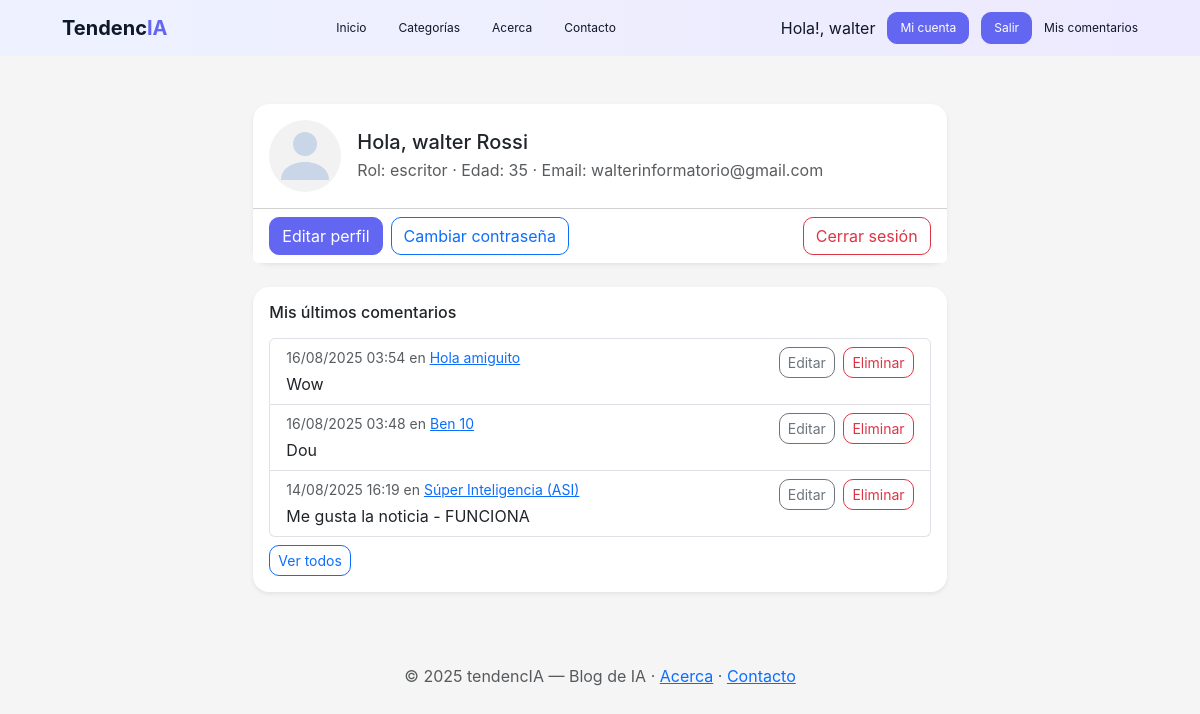
/usuarios/profile/ (signed in), run on the app's committed database.
### apps/usuarios/models.py (models this page shows, shortened)
class Usuario(AbstractUser):
    avatar = models.ImageField(upload_to='avatars/', blank=True, null=True)
    edad = models.PositiveIntegerField(blank=True, null=True)
    class Rol(models.TextChoices):
        VISITANTE = 'visitante', 'Visitante'
        LECTOR    = 'lector',    'Lector'
        ESCRITOR  = 'escritor',  'Escritor'
        ADMIN     = 'admin',     'Administrador'
    rol = models.CharField(
        max_length=20,
        choices=Rol.choices,
        default=Rol.LECTOR,
    )
    class Meta:
        ordering = ['username']
        verbose_name = 'Usuario'
        verbose_name_plural = 'Usuarios'

### apps/comentarios/models.py (models this page shows, shortened)
class Comentario(models.Model):
    post = models.ForeignKey('posts.Post', on_delete=models.CASCADE, related_name='comentarios')
    usuario = models.ForeignKey(
        settings.AUTH_USER_MODEL,
        on_delete=models.CASCADE,
        related_name='comentarios'
    )
    contenido = models.TextField()
    fecha_hora = models.DateTimeField(auto_now_add=True)
    class Meta:
        ordering = ['-fecha_hora']

### apps/posts/models.py (models this page shows, shortened)
class Post(models.Model):
    titulo = models.CharField(max_length=200)
    resumen = models.CharField(max_length=300)
    contenido = models.TextField()
    fecha_hora = models.DateTimeField(auto_now_add=True)
    autor = models.ForeignKey(
        settings.AUTH_USER_MODEL,
        on_delete=models.CASCADE,
        related_name='posts'
    )
    categorias = models.ManyToManyField(Categoria, related_name='posts', blank=True)
    tags = models.ManyToManyField(Tag, related_name='posts', blank=True)
    imagen = models.ImageField(upload_to='post_images/', blank=True, null=True)
    class Meta:
        ordering = ['-fecha_hora']

### apps/usuarios/views.py (the view)
# urls.py: path("profile/", views.profile, name="profile"),
@login_required
def profile(request):
    ultimos_comentarios = (
        Comentario.objects
        .filter(usuario=request.user)
        .select_related("post")
        .order_by("-fecha_hora")[:5]
    )
    return render(request, "usuarios/profile.html", {
        "ultimos_comentarios": ultimos_comentarios
    })

### apps/usuarios/templates/usuarios/profile.html (shortened to what this page needs)
{% extends "base.html" %}
{% block content %}
<div class="container py-4">
  <div class="row justify-content-center">
    <div class="col-12 col-lg-8">
      <div class="card shadow-sm border-0">
        <div class="card-body d-flex align-items-center gap-3">
          <span class="avatar" style="width:72px;height:72px;border-radius:50%;overflow:hidden;background:#f2f2f2;display:inline-block;">
            {% if request.user.avatar %}
              <img src="{{ request.user.avatar.url }}" alt="Avatar" style="width:100%;height:100%;object-fit:cover;">
            {% else %}
              <svg viewBox="0 0 24 24" width="72" height="72" fill="#c9d6e8">
                <circle cx="12" cy="8" r="4"></circle>
                <path d="M4 20c0-4 4-6 8-6s8 2 8 6"></path>
              </svg>
            {% endif %}
          </span>
          <div>
            <h1 class="h5 mb-1">
              Hola, {{ request.user.get_full_name|default:request.user.username }}
            </h1>
            <div class="text-muted">
              Rol: {{ request.user.rol }} · Edad: {{ request.user.edad }} · Email: {{ request.user.email }}
            </div>
          </div>
        </div>
        <div class="card-footer bg-white">
          <div class="d-flex flex-wrap gap-2 w-100">
            <a class="btn btn-primary" href="{% url 'usuarios:profile_edit' %}">Editar perfil</a>
            <a class="btn btn-outline-primary" href="{% url 'usuarios:password_change' %}">Cambiar contraseña</a>
            <form method="post" action="{% url 'usuarios:logout' %}" class="ms-auto">
              <button class="btn btn-outline-danger" type="submit">Cerrar sesión</button>
            </form>
          </div>
        </div>
      </div>
      <div class="card shadow-sm border-0 mt-4">
        <div class="card-body">
          <h2 class="h6 mb-3">Mis últimos comentarios</h2>
          {% if ultimos_comentarios %}
            <ul class="list-group">
              {% for c in ultimos_comentarios %}
                <li class="list-group-item d-flex justify-content-between align-items-start">
                  <div class="me-3">
                    <div class="small text-muted mb-1">
                      {{ c.fecha_hora|date:"d/m/Y H:i" }} en
                      <a href="{% url 'posts:post_detalle' c.post.pk %}#comentario-{{ c.pk }}">{{ c.post.titulo }}</a>
                    </div>
                    <div>{{ c.contenido|truncatechars:120 }}</div>
                  </div>
                  <div class="text-nowrap">
                    <a class="btn btn-sm btn-outline-secondary" href="{% url 'posts:comentario_editar' c.pk %}">Editar</a>
                    <a class="btn btn-sm btn-outline-danger ms-1" href="{% url 'posts:comentario_eliminar' c.pk %}">Eliminar</a>
                  </div>
                </li>
              {% endfor %}
            </ul>
            <div class="mt-2">
              <a class="btn btn-sm btn-outline-primary" href="{% url 'usuarios:mis_comentarios' %}">Ver todos</a>
            </div>
          {% else %}
            <div class="alert alert-secondary mb-0">Todavía no hiciste comentarios.</div>
          {% endif %}
        </div>
      </div>
    </div>
  </div>
</div>
{% endblock %}

### apps/usuarios/templates/base.html (shortened to what this page needs)
<!DOCTYPE html>
<html lang="es">
<head>
  {% load static %}
  <link href="https://cdn.jsdelivr.net/npm/bootstrap@5.3.3/dist/css/bootstrap.min.css" rel="stylesheet">
  <link rel="stylesheet" href="{% static 'css/site.css' %}">
</head>
<body>
  {% if request.resolver_match %}
  {% if request.resolver_match.url_name != "login" %}
  {% if request.resolver_match.url_name != "register" %}
  <nav class="navbar navbar-expand-lg navbar-dark">
    <div class="container">
      <a class="navbar-brand" href="{% url 'posts:feed' %}">
        Tendenc<span class="logo-ia">IA</span>
      </a>
      <div class="collapse navbar-collapse" id="mainNav">
        <ul class="navbar-nav me-auto">
          <li class="nav-item">
            <a class="nav-link {% if request.resolver_match.url_name == 'feed' %}active{% endif %}"
              href="{% url 'posts:feed' %}">Inicio</a>
          </li>
          <li class="nav-item">
            <a class="nav-link {% if request.resolver_match.url_name == 'categorias' %}active{% endif %}"
              href="{% url 'posts:categorias' %}">Categorías</a>
          </li>
          <li class="nav-item">
            <a class="nav-link {% if request.resolver_match.url_name == 'acerca' %}active{% endif %}"
              href="{% url 'posts:acerca' %}">Acerca</a>
          </li>
          <li class="nav-item">
            <a class="nav-link {% if request.resolver_match.url_name == 'contacto' %}active{% endif %}"
              href="{% url 'posts:contacto' %}">Contacto</a>
          </li>
        </ul>
        <ul class="navbar-nav ms-auto align-items-center">
          <li class="nav-item d-flex align-items-center">
            {% if user.is_authenticated %}
            <span class="navbar-text">Hola!, {{ user.first_name|default:user.username }}</span>
            {% else %}
            <span class="navbar-text">Hola!, visitante</span>
            {% endif %}
          </li>
          {% if user.is_authenticated %}
          <li class="nav-item">
            <a class="btn btn-navbar" href="{% url 'usuarios:profile' %}">Mi cuenta</a>
          </li>
          <li class="nav-item">
            <form method="post" action="{% url 'usuarios:logout' %}" class="d-inline m-0 p-0">
              <button class="btn btn-navbar" type="submit">Salir</button>
            </form>
          </li>
          <li class="nav-item">
            <a class="nav-link {% if request.resolver_match.url_name == 'mis_comentarios' %}active{% endif %}"
              href="{% url 'usuarios:mis_comentarios' %}">Mis comentarios</a>
          </li>
          {% endif %}
        </ul>
      </div>
    </div>
  </nav>
  {% endif %}
  {% endif %}
  {% endif %}
  <main class="container py-4">
    {% block content %}{% endblock %}
  </main>
  <footer class="text-center text-muted py-4">
    © {% now "Y" %} tendencIA — Blog de IA ·
    <a href="{% url 'posts:acerca' %}">Acerca</a> ·
    <a href="{% url 'posts:contacto' %}">Contacto</a>
  </footer>
</body>
</html>

### tendencIA/static/css/site.css (style rules this page uses)
:root { --brand: #F5F5F5; --brand-dark: #F5F5F5; --bg: #F5F5F5; --card: #ffffff; --muted: #475569; --radius: 16px; --shadow: 0 6px 20px rgba(16, 24, 40, .08); --shadow-hover: 0 10px 30px rgba(16, 24, 40, .14); --purple: #6366F1; --navbar-color: #0F172A; }
html, body { background: var(--bg); font-family: 'Inter', sans-serif; color: var(--navbar-color); }
.container { max-width: 1100px; }
.navbar { background: linear-gradient(90deg, #EEF2FF, #EDE9FE); display: flex; justify-content: center; font-family: 'Inter', sans-serif; }
.navbar .navbar-nav.me-auto { display: flex; justify-content: center; gap: 2rem; flex: 1; }
.navbar .nav-link, .navbar .nav-link.navbar-text, .navbar .btn-link { color: var(--navbar-color) !important; font-family: 'Inter', sans-serif; font-size: 12px; background-color: transparent !important; padding: 0 !important; border-radius: 0 !important; text-decoration: none; }
.navbar-brand { font-family: 'Inter', sans-serif; color: var(--navbar-color) !important; font-weight: 700; }
.navbar-brand .logo-ia { color: var(--purple); }
.navbar .btn-auth, .navbar .btn-navbar { background-color: var(--purple); border-color: var(--purple); color: #fff; font-family: 'Inter', sans-serif; font-size: 12px; padding: .35rem .75rem; border-radius: 10px; display: inline-flex; align-items: center; justify-content: center; text-decoration: none; }
.navbar .navbar-nav.ms-auto .nav-item { margin-left: 0.75rem; }
.navbar .navbar-text { color: var(--navbar-color) !important; font-family: 'Inter', sans-serif; margin: 0; }
.card { border: 0; border-radius: var(--radius); box-shadow: var(--shadow); transition: transform .15s ease, box-shadow .15s ease; background: var(--card); }
.btn { border-radius: 10px; }
.btn-primary { background-color: var(--purple); border-color: var(--purple); color: #fff; }

### data on the page
Usuario: first_name "walter", user.get_full_name "walter Rossi", user.rol "escritor", user.edad "35", user.email "walterinformatorio@gmail.com"
Comentario: fecha_hora "16/08/2025 03:54", post.titulo "Hola amiguito", contenido "Wow"
Comentario: fecha_hora "16/08/2025 03:48", post.titulo "Ben 10", contenido "Dou"
Comentario: fecha_hora "14/08/2025 16:19", post.titulo "Súper Inteligencia (ASI)", contenido "Me gusta la noticia - FUNCIONA"
